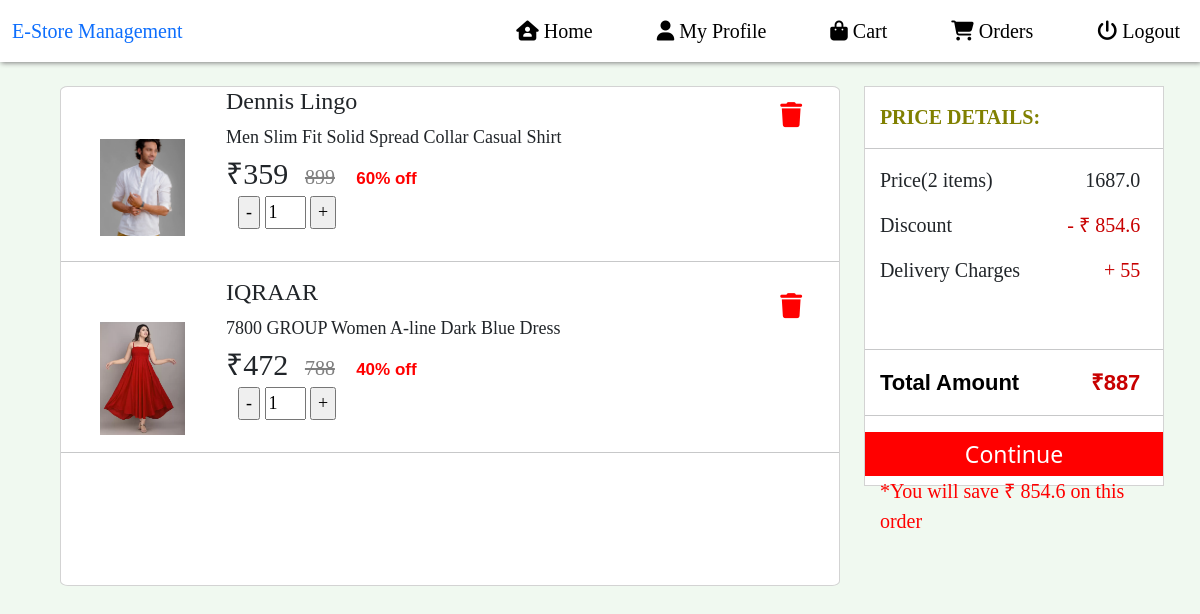
/Cart/ (signed in), run on the app's committed database.
### APP/models.py (models this page shows, shortened)
class Order(models.Model):
	product = models.ForeignKey(Product,
								on_delete=models.CASCADE)
	customer = models.ForeignKey(Customer,
								on_delete=models.CASCADE)
	quantity = models.IntegerField(default=1)
	price = models.IntegerField()
	address = models.CharField(max_length=100, default='', blank=True)
	phone = models.CharField(max_length=50, default='', blank=True)
	date = models.DateField(default=datetime.datetime.today)
	status = models.BooleanField(default=False)

class Product(models.Model):
    productname = models.CharField(max_length=200)
    MRP = models.IntegerField()
    discount = models.DecimalField(default = 0 ,max_digits=10, decimal_places=2)
    price = models.IntegerField()
    category = models.ForeignKey(Category, on_delete=models.CASCADE, default=1)
    productfullname = models.TextField()
    description = models.TextField(default='')
    rating = models.DecimalField(default = 0,max_digits=2, decimal_places=1)
    image = models.ImageField(upload_to='uploads\products')

### APP/views.py (the view)
# urls.py: path('Cart/',views.Cart,name = "Cart"),
def Cart(request):
    template = loader.get_template('cart.html')
    current_user = request.session['user']
    customer = Customer.get_customer_by_email(current_user)
    data =  Order.objects.filter(customer_id = customer.id)
    products = Product.objects.all()
    count = data.count()
    price = 0.0
    total = 0
    discount = 0.0
    for i in products:
        for j in data:
            if i.id==j.product_id:
                d = float(i.discount)
                price += float(i.MRP)
                discount += float(i.MRP)*d
    delivery_charges = 55
    total = round(price-discount+delivery_charges,2)
    t = str(total)
    ts= t.split('.')
    if int(ts[1])<6:
        total = floor(total)
    else:
        total = ceil(total)
    discount = round(discount,2)
    context = {
        'orders':data,
        'products':products,
        'count':count,
        'price':price,
        'total':total,
        'discount':discount,
        'delivery':delivery_charges,
        'login':'login',
        'customer':customer,
    }
    return HttpResponse(template.render(context,request))

### APP/models.py (called while the page is built)
	@staticmethod
	def get_customer_by_email(email):
		try:
			return Customer.objects.get(email=email)
		except:
			return False

### APP/templates/cart.html (shortened to what this page needs)
{% load static %}
<html lang="en">
<head>
    <link href="https://cdn.jsdelivr.net/npm/bootstrap@5.0.2/dist/css/bootstrap.min.css" rel="stylesheet">
</head>
<body>
    {% include 'navbar.html' %}
    {% if count != 0 %}
    <div class="all">
    <div class="items">
        {% for product in products %}
            {% for order in orders %}
                {% if product.id == order.product_id %}
        <div class="item">
            {% if product.image %}
            <img  src="{{ product.image.url }}"  width="85px" height="120px" id="images" alt="no image">
            {% else %}
            <img src="{% static 'images/add1.png' %}" alt="Not Found :(" width="260px" height="350px">
            {% endif %}
            <div class="item-data" ><h4>{{ product.productname }}</h4>
                {{ product.productfullname }}
                <p><span style="font-size: 30px;font-family: 'calibri';">₹{{ order.price }}</span><span style="margin-left: 5%;font-size: 20px;color:gray;"><s>{{ product.MRP }}</s></span>
                    <span style="margin-left: 5%;font-size: 17px;color:red;font-family: sans-serif;font-weight: bold;">{% widthratio  product.discount 1 100 %}% off</span>
                    <span class="container">
                        <input type="button" onclick="decrementValue()" value="-" />&nbsp;
                        <input type="text" name="quantity" value="{{ order.quantity }}" maxlength="2" max="10" size="1" class="number" />&nbsp;
                        <input type="button" onclick="incrementValue()" value="+" />
                    </span>
                </p>
            </div>
            <div class="trash">
                <a href = "{% url 'Rm_item' product.id %}"><i class="fa fa-trash" style="font-size:25px;color:red"></i></a>
            </div>
        </div>
        <hr>
                {% endif %}
            {% endfor %}
        {% endfor %}
    </div>
    <div class="cost">
        <div style="margin:5%;color:olive;font-size:20px;font-family:'calibri';font-weight: bold;">PRICE DETAILS:</div>
        <hr>
        <div style="font-family:'Cambria';margin-left: 5%;font-size: 20px;margin-top: 5%;">Price({{ count }} items)<div style="float:right;margin-right: 8%;">{{ price }}</div></div>
        <div style="font-family:'Cambria';margin-left: 5%;font-size: 20px;margin-top: 5%;">Discount<div style="float:right;margin-right: 8%;color:rgb(200, 0,0)">- ₹ {{ discount }}</div></div>
        <div style="font-family:'Cambria';margin-left: 5%;font-size: 20px;margin-top: 5%;">Delivery Charges<div style="float:right;margin-right: 8%;color:rgb(200, 0,0)">+ {{ delivery }}</div></div>
        <br>
        <br>
        <hr>
        <div style="font-family:'arial';margin-left: 5%;color:black;font-size: 22px;margin-top: 5%;font-weight: bold;">Total Amount<div style="float:right;margin-right: 8%;color:rgb(200, 0,0)">₹{{ total }}</div></div>
        <hr>
        <a href="{% url 'address' %}"><button class="continue">Continue</button></a>
        <div style="color:red;margin-left: 5%;font-family:'calibri';font-size: 20px;">*You will save ₹ {{ discount }} on this order</div>
    </div>
    </div>
    {% endif %}
</body>
</html>

### APP/templates/cart.html (style rules this page uses)
body { background-color:#F0F9F0; display: flex; flex-direction: column; justify-content: center; }
.items { background-color:white; width: 65%; margin-left: 5%; height: 500px; border:1px solid lightgray; overflow-y: scroll; border-radius: 1%; }
.all { display: flex; flex-direction: row; width: 100%; margin-top: 2%; }
.cost { background-color:white; margin-left: 2%; margin-right: 3%; width: 25%; height: 400px; border:1px solid lightgray; }
.item { margin-left: 5%; height: max-content; }
.item img { margin-top: 0%; height: max-content; margin-top: -7%; }
.item-data { display: inline-block; margin-left:5% ; margin-bottom: 0; font-family: 'calibri'; font-size: 18px; }
.item-data .container { display: flex; flex-direction: row; }
.trash { float: right; margin-right: 5%; margin-top: 2%; }
.continue { background-color: red; border: none; color: white; padding: 5px 10px; text-align: center; text-decoration: none; display: inline-block; font-size: 23px; width: 100%; transition: background-color 0.5s ease; }

### data on the page
Product: productname "Dennis Lingo", productfullname "Men Slim Fit Solid Spread Collar Casual Shirt", MRP "899", discount "60"
Order: image (picture), price "359", quantity "1"
Product: productname "IQRAAR", productfullname "7800 GROUP Women A-line Dark Blue Dress", MRP "788", discount "40"
Order: image (picture), price "472", quantity "1"

### other printed values
{{ count }} "2"
{{ price }} "1687.0"
{{ discount }} "854.6"
{{ delivery }} "55"
{{ total }} "887"
